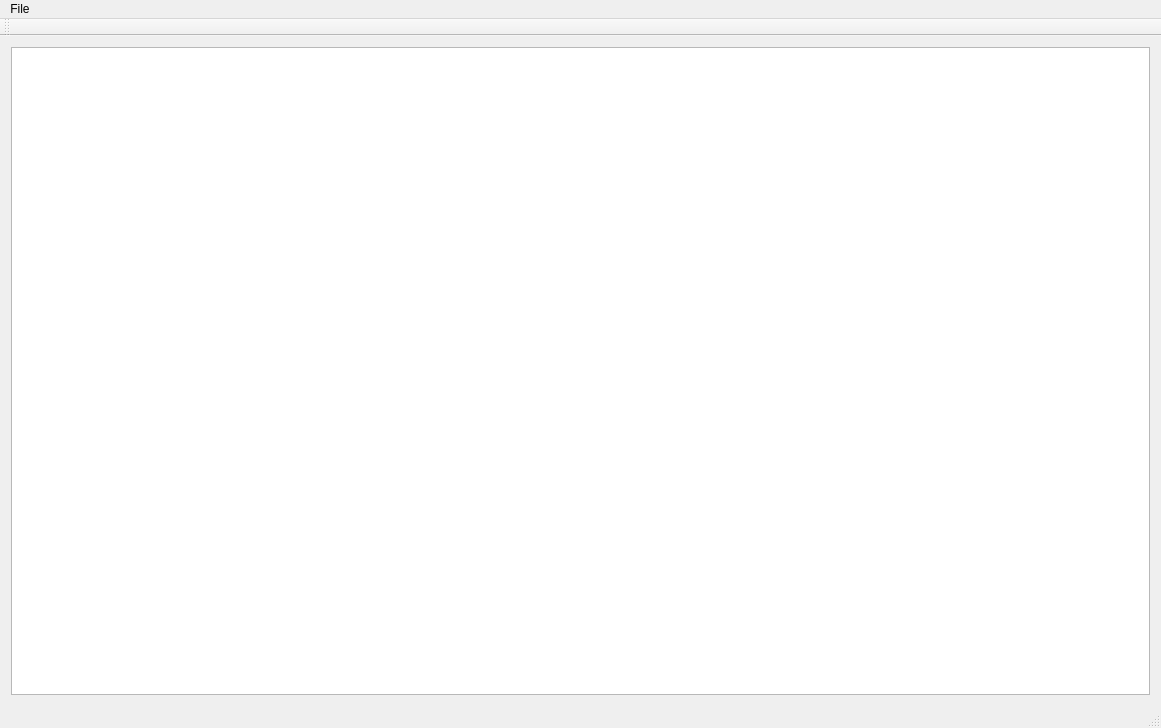
<?xml version="1.0" encoding="UTF-8"?>
<ui version="4.0">
 <class>QtPropertyGridClass</class>
 <widget class="QMainWindow" name="QtPropertyGridClass">
  <property name="geometry">
   <rect>
    <x>0</x>
    <y>0</y>
    <width>1161</width>
    <height>728</height>
   </rect>
  </property>
  <property name="windowTitle">
   <string>QtPropertyGrid</string>
  </property>
  <widget class="QWidget" name="centralWidget">
   <layout class="QVBoxLayout" name="verticalLayout">
    <item>
     <widget class="QTreeView" name="treeView">
      <property name="sizePolicy">
       <sizepolicy hsizetype="Expanding" vsizetype="Minimum">
        <horstretch>20</horstretch>
        <verstretch>8</verstretch>
       </sizepolicy>
      </property>
      <property name="mouseTracking">
       <bool>false</bool>
      </property>
      <property name="autoScroll">
       <bool>true</bool>
      </property>
      <property name="editTriggers">
       <set>QAbstractItemView::DoubleClicked|QAbstractItemView::EditKeyPressed</set>
      </property>
     </widget>
    </item>
   </layout>
  </widget>
  <widget class="QMenuBar" name="menuBar">
   <property name="geometry">
    <rect>
     <x>0</x>
     <y>0</y>
     <width>1161</width>
     <height>21</height>
    </rect>
   </property>
   <widget class="QMenu" name="menuFile">
    <property name="title">
     <string>File</string>
    </property>
    <addaction name="actionChange_Name"/>
   </widget>
   <addaction name="menuFile"/>
  </widget>
  <widget class="QToolBar" name="mainToolBar">
   <attribute name="toolBarArea">
    <enum>TopToolBarArea</enum>
   </attribute>
   <attribute name="toolBarBreak">
    <bool>false</bool>
   </attribute>
  </widget>
  <widget class="QStatusBar" name="statusBar"/>
  <action name="actionChange_Name">
   <property name="text">
    <string>Change Name</string>
   </property>
  </action>
 </widget>
 <layoutdefault spacing="6" margin="11"/>
 <resources/>
 <connections/>
</ui>
